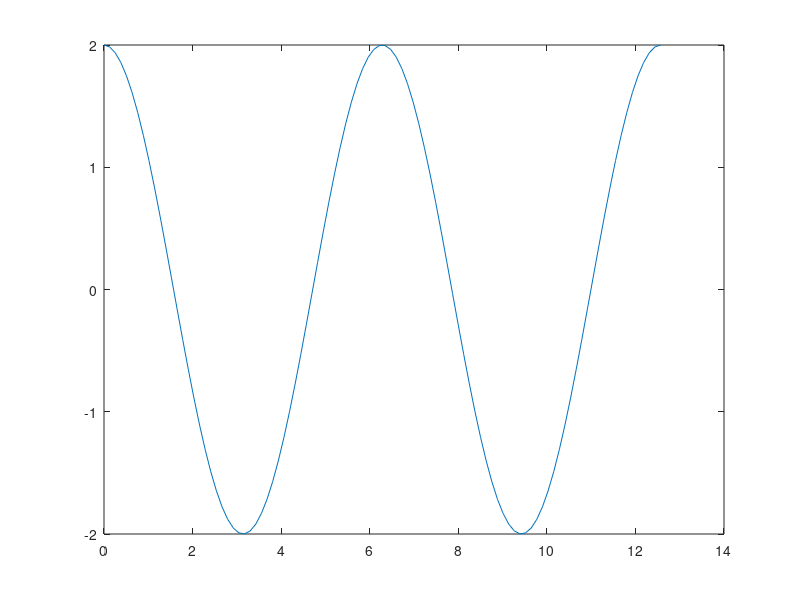

The MATLAB source for this figure: (Note: this script raises an error after producing the figure.)
wpe = 1;

A = @(k,x,t) cos(k.*x-wpe*t)+cos(k.*x+wpe*t);

k = 1;
lambda = 2*pi/k;
nt = 10;
t = wpe^-1*linspace(0,4,nt);
nx = 100;
x = lambda*linspace(0,2,nx);

hca = subplot(1,1,1);
for it = 1:nt  
  plot(hca,x,A(k,x,t(it)))
  hca.YLim = 2*[-1 1];
  pause(0.1)
end


%% Ionospheric reflection
c = 1;
w0 = 1; % this is our launched wave
k0 = w0/c;

k = @(w0,wpe) sqrt(w0.^2-wpe.^2)/c; % wavenumber of our launched wave
w_ = @(k,wpe) sqrt(wpe.^2 + c^2.*k.^2); % general dispersion relation

nwpe = 7; % error if it exceeds number of colors
wpe = w0*linspace(0,1,nwpe);

nk = 100;
k_ = linspace(0,2,nk);

hca = subplot(1,1,1);
colors = get(hca,'colororder');
plot(hca,0,0) % just so the hold on works
hold(hca,'on')
clear hleg legends
for iwpe = 1:nwpe
  hleg_w(iwpe) = plot(hca,k_,w_(k_,wpe(iwpe)),'color',colors(iwpe,:));
  legends{iwpe,1} = sprintf('w_{pe}/w_0 = %.2f',wpe(iwpe));
  hleg_w0(iwpe) = plot(hca,k(w0,wpe(iwpe)),w_(k(w0,wpe(iwpe)),wpe(iwpe)),'color',colors(iwpe,:),'marker','o');
  hleg_wpe(iwpe) = plot(hca,k_,k_*0+wpe(iwpe),'--','color',colors(iwpe,:));
end
hold(hca,'off')
hca.XLabel.String = 'k/k_0';
hca.YLabel.String = '\omega/\omega_0';
legend(hca,[hleg_w(1),hleg_w0(1),hleg_wpe(1)],{'\omega(k)','\omega_0','\omega_{pe}'},'location','north')
%a=axes('position',get(hca,'position'),'visible','off');
%legend(a,[hleg_w],legends,'location','northwest')
irf_legend(hca,legends,[0.01 0.98])
